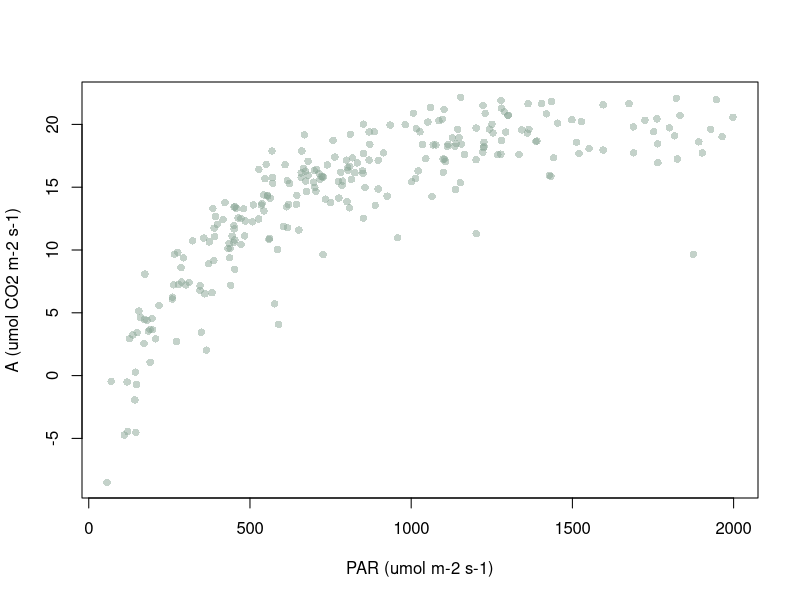

Write R code to recreate this figure.
# Regressão polinomial: exemplo completo ----
# Pacotes: nenhum (poly e lm são do R base)
# Dados fictícios: 260 medições de trocas gasosas em folhas de cafeeiro.
# O arquivo fotossintese.csv acompanha o site, na pasta scripts/.
fot <- read.csv("fotossintese.csv")
str(fot)            # A (umol CO2 m-2 s-1), par, temp, vpd
summary(fot)
plot(A ~ par, data = fot, pch = 16, col = "#8aa59680",
     xlab = "PAR (umol m-2 s-1)", ylab = "A (umol CO2 m-2 s-1)")

# O ponto de partida: quanto o modelo LINEAR deixa na mesa
summary(lm(A ~ par + temp + vpd, data = fot))$r.squared   # 0,6747
# O processo gerador verdadeiro daria R² = 0,9514. É esse buraco que o
# grupo inteiro de fichas tenta preencher.

# ---- 1. BASE CRUA contra BASE ORTOGONAL
# As duas geram o MESMO espaço de funções. Em aritmética exata os ajustes
# seriam idênticos; em aritmética de máquina, não.
for (g in c(1, 2, 3, 4, 6, 8, 10, 12)) {
  Xc <- outer(fot$par, 0:g, "^")              # base crua: 1, x, x^2, ...
  Xo <- cbind(1, poly(fot$par, g))            # base ortogonal
  ac <- fitted(lm.fit(Xc, fot$A)); ao <- fitted(lm.fit(Xo, fot$A))
  cat(sprintf("grau %2d: cond(crua) %.2e | maior |dif| nos ajustes %.2e\n",
              g, kappa(Xc, exact = TRUE), max(abs(ac - ao))))
}
# Até o grau 4 as duas concordam até a 10a casa. No grau 8 a base crua
# DEIXA DE FUNCIONAR: os ajustes diferem em 13 umol.

# ---- 2. Os valores-p da base ortogonal SÃO os testes sequenciais
m8 <- lm(A ~ poly(par, 8), data = fot)
summary(m8)
# Cada coeficiente da base ortogonal é independente dos demais, de modo
# que o teste do ultimo termo e o teste sequencial daquele grau.
anova(m8)          # compare com a coluna de valores-p acima

# Na base CRUA os valores-p nao servem para escolher o grau:
summary(lm(A ~ par + I(par^2) + I(par^3) + I(par^4), data = fot))

# ---- 3. A ESCOLHA DO GRAU
library(boot)
set.seed(1)
for (g in 1:12) {
  m <- glm(A ~ poly(par, g), data = fot)
  cv <- cv.glm(fot, m, K = 10)$delta[1]
  cat(sprintf("grau %2d: EQM resub %.4f | EQM 10-fold %.4f | AIC %.2f | BIC %.2f\n",
      g, mean(residuals(m)^2), cv, AIC(m), BIC(m)))
}
# Testes F sequenciais, do grau 1 ao 10:
anova(lm(A ~ poly(par, 10), data = fot))

# ---- 4. A VARIÂNCIA POR REGIÃO: o leque das bordas
set.seed(7)
gx <- seq(min(fot$par), max(fot$par), length.out = 200)
P <- replicate(500, {
  i <- sample(nrow(fot), replace = TRUE)
  predict(lm(A ~ poly(par, 5), data = fot[i, ]), newdata = data.frame(par = gx)) })
va <- apply(P, 1, var)
faixas <- cut(gx, c(0, 200, 500, 900, 1400, 2100))
tapply(va, faixas, mean)
# A variância nas bordas é cerca de 6 vezes a do miolo: é o mesmo
# fenômeno da ficha bias-variance, agora em dados de campo.

# ---- 5. EXTRAPOLAR
nd <- data.frame(par = c(2100, 2200, 2400, 2600, 3000))
for (g in c(2, 4, 6, 8))
  print(round(predict(lm(A ~ poly(par, g), data = fot), newdata = nd), 2))
# A 3.000 umol o grau 8 preve 1.024 umol de fotossintese. Nao extrapole.

# ---- 6. O POLINÔMIO É GLOBAL: uma perturbação local contamina tudo
set.seed(3)
extra <- data.frame(par = runif(25, 1800, 2000))
extra$A <- 26*(1 - exp(-0.0024*extra$par)) -
           1.9e-6*pmax(extra$par - 1000, 0)^2 + 4.0 + rnorm(25, 0, 1.3)
extra$A <- extra$A - mean(26*(1 - exp(-0.0024*fot$par)) -
           1.9e-6*pmax(fot$par - 1000, 0)^2) + mean(fot$A)
fot2 <- rbind(fot[, c("A","par")], extra)
library(splines)
for (p in c(5, 8, 11, 14)) {
  g <- p - 1; K <- p - 4
  nos <- quantile(fot$par, probs = seq(0, 1, length.out = K + 2)[-c(1, K+2)])
  a1 <- predict(lm(A ~ poly(par, g), data = fot),  newdata = data.frame(par = 150))
  a2 <- predict(lm(A ~ poly(par, g), data = fot2), newdata = data.frame(par = 150))
  s1 <- predict(lm(A ~ bs(par, knots = nos), data = fot),  newdata = data.frame(par = 150))
  s2 <- predict(lm(A ~ bs(par, knots = nos), data = fot2), newdata = data.frame(par = 150))
  cat(sprintf("p = %2d: polinomio move %.4f | spline move %.4f\n",
              p, abs(a2 - a1), abs(s2 - s1)))
}
